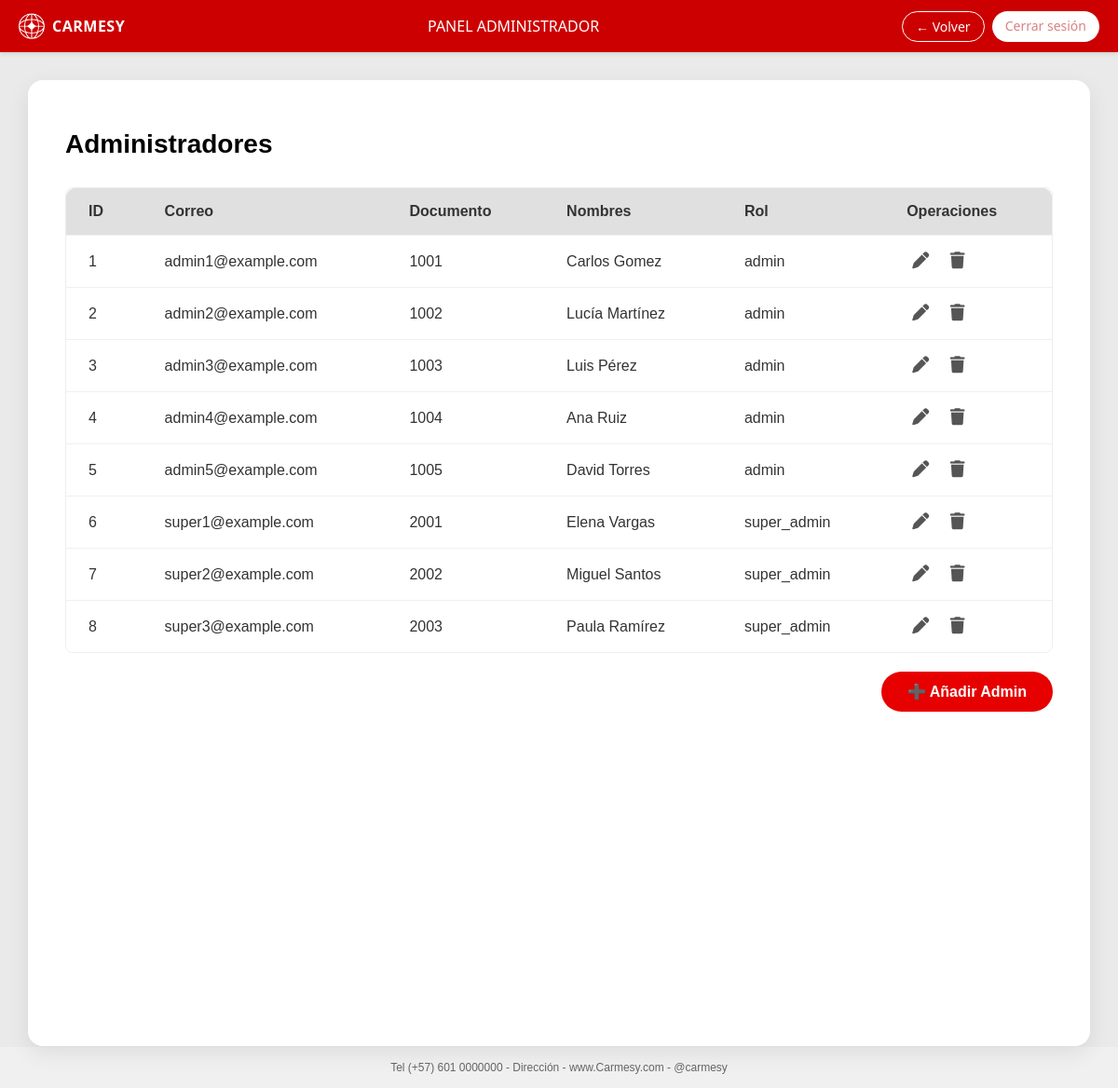
/index.php?controller=admin&action=inicio (signed in), run on the app's committed database.
### tables this page shows
CREATE TABLE usuarios_admin (
    id_admin INT PRIMARY KEY AUTO_INCREMENT,
    correo VARCHAR(100) NOT NULL UNIQUE,
    numero_documento VARCHAR(20) NOT NULL,
    tipo_documento_id INT NOT NULL,
    nombres VARCHAR(100) NOT NULL,
    apellidos VARCHAR(100) NOT NULL,
    direccion VARCHAR(150),
    telefono VARCHAR(20),
    contrasena VARCHAR(255) NOT NULL,
    rol ENUM('admin', 'super_admin') NOT NULL,
    estado_id INT DEFAULT 1,
    FOREIGN KEY (tipo_documento_id) REFERENCES tipo_documento(id),
    FOREIGN KEY (estado_id) REFERENCES estado(id)
);

### controllers/AdminController.php (called while the page is built, shortened)
<?php
class AdminController
{
    private Admin $modelo;
    public function __construct(PDO $db)
    {
        $this->db = $db;
        $this->modelo = new Admin($this->db);
    }
    public function inicio(): void
    {
        $this->listarAdmins();
    }
    public function listarAdmins(): void
    {
        $admins = $this->modelo->obtenerAdmins();
        include BASE_PATH . '/views/admin.php';
    }
}

### models/Admin.php (called while the page is built, shortened)
<?php
class Admin
{
    private PDO $db;
    public function __construct(PDO $db)
    {
        $this->db = $db;
    }
    public function obtenerAdmins(): array
    {
        $stmt = $this->db->query("SELECT * FROM usuarios_admin");
        return $stmt->fetchAll(PDO::FETCH_ASSOC);
    }
}

### views/admin.php (the view, shortened to what this page needs)
<!DOCTYPE html>
<html lang="es">
<head>
  <link rel="stylesheet" href="../public/css/radicar_solicitudes.css">
  <link rel="stylesheet" href="../public/css/principal.css">
  <link rel="stylesheet" href="../public/css/admin.css">
  <link rel="stylesheet" href="../public/css/modal_admin.css">
  <link rel="stylesheet" href="https://cdnjs.cloudflare.com/ajax/libs/font-awesome/6.4.0/css/all.min.css">
</head>
<body>
<header class="encabezado">
  <div class="encabezado__logo">
    <img src="../public/img/logo.png" alt="Logo">
    <span class="marca">CARMESY</span>
  </div>
  <div class="encabezado__titulo">PANEL ADMINISTRADOR</div>
  <div class="encabezado__acciones">
    <a href="index.php?controller=tickets&action=inicio" class="btn-header secondary">← Volver</a>
    <a href="index.php?controller=InicioSesion&action=logout" class="btn-header">Cerrar sesión</a>
  </div>
</header>
<div class="admin-panel">
  <h2>Administradores</h2>
  <div class="admin-table-container">
    <table class="styled-table">
      <thead>
        <tr>
          <th>ID</th>
          <th>Correo</th>
          <th>Documento</th>
          <th>Nombres</th>
          <th>Rol</th>
          <th>Operaciones</th>
        </tr>
      </thead>
      <tbody>
        <?php foreach ($admins as $admin): ?>
          <tr>
            <td><?= htmlspecialchars($admin['id_admin']) ?></td>
            <td><?= htmlspecialchars($admin['correo']) ?></td>
            <td><?= htmlspecialchars($admin['numero_documento']) ?></td>
            <td><?= htmlspecialchars($admin['nombres'] . ' ' . $admin['apellidos']) ?></td>
            <td><?= htmlspecialchars($admin['rol']) ?></td>
            <td>
              <button class="icon-btn edit" title="Editar"
                data-id="<?= $admin['id_admin'] ?>"
                data-nombres="<?= htmlspecialchars($admin['nombres']) ?>"
                data-apellidos="<?= htmlspecialchars($admin['apellidos']) ?>"
                data-correo="<?= htmlspecialchars($admin['correo']) ?>"
                data-numero_documento="<?= htmlspecialchars($admin['numero_documento']) ?>"
                data-tipo_documento="<?= htmlspecialchars($admin['tipo_documento_id']) ?>"
                data-telefono="<?= htmlspecialchars($admin['telefono']) ?>"
                data-direccion="<?= htmlspecialchars($admin['direccion']) ?>"
                data-rol="<?= htmlspecialchars($admin['rol']) ?>"
                onclick="editarAdmin(this)">
                <i class="fas fa-pen"></i>
              </button>
              <button class="icon-btn delete" title="Eliminar"
                data-id="<?= $admin['id_admin'] ?>"
                onclick="confirmarEliminacion(this)">
                <i class="fas fa-trash"></i>
              </button>
            </td>
          </tr>
        <?php endforeach; ?>
      </tbody>
    </table>
  </div>
  <div class="admin-modal-footer">
    <button class="admin-btn-add" id="openModalBtn">➕ Añadir Admin</button>
  </div>
</div>
<footer class="pie-pagina">
  Tel (+57) 601 0000000 - Dirección - www.Carmesy.com - @carmesy
</footer>
</body>
</html>

### public/css/principal.css (style rules this page uses)
* { box-sizing: border-box; }
body { margin: 0; font-family: Arial, sans-serif; background-color: #eaeaea; display: flex; flex-direction: column; min-height: 100vh; }
.encabezado { background-color: #c00; color: white; height: 56px; display: flex; align-items: center; justify-content: space-between; padding: 0 20px; box-shadow: 0 2px 4px rgba(0,0,0,0.1); font-family: 'Segoe UI', sans-serif; }
.encabezado__logo { display: flex; align-items: center; gap: 8px; font-weight: 600; font-size: 16px; }
.encabezado__logo img { width: 28px; height: 28px; }
.marca { letter-spacing: 0.5px; }
.encabezado__titulo { font-size: 16px; font-weight: 500; color: white; flex: 1; text-align: center; margin-right: auto; }
.encabezado__acciones { display: flex; gap: 8px; }
.btn-header { background-color: #fff; color: rgb(219, 130, 130); border: none; padding: 6px 14px; border-radius: 20px; font-size: 14px; font-weight: 500; text-decoration: none; transition: background-color 0.3s, transform 0.2s ease; cursor: pointer; }
.btn-header.secondary { background-color: transparent; border: 1px solid white; color: white; }
.pie-pagina { text-align: center; font-size: 12px; color: #666; padding: 15px 10px; background-color: #f0f0f0; margin-top: auto; }

### public/css/admin.css (style rules this page uses)
.admin-panel { width: 95%; max-width: 1400px; background: #fff; padding: 30px 40px 20px 40px; border-radius: 16px; box-shadow: 0 8px 24px rgba(0, 0, 0, 0.08); text-align: left; margin: 30px auto 1px auto; position: relative; flex: 1; }
.admin-panel h2 { font-size: 28px; margin-bottom: 30px; display: flex; align-items: center; gap: 10px; }
.admin-table-container { max-height: 500px; overflow-y: auto; border-radius: 8px; border: 1px solid #eee; background: white; margin-bottom: 20px; }
.styled-table { width: 100%; border-collapse: collapse; border-radius: 10px; overflow: hidden; background: white; box-shadow: 0 2px 8px rgba(0, 0, 0, 0.05); }
.styled-table thead { background-color: #e0e0e0; font-weight: bold; }
.styled-table thead th { position: sticky; top: 0; background-color: #e0e0e0; z-index: 1; }
.styled-table th, .styled-table td { padding: 16px 24px; text-align: left; font-size: 16px; color: #333; border-bottom: 1px solid #f0f0f0; }
.icon-btn { background: none; border: none; font-size: 18px; cursor: pointer; margin-right: 6px; color: #555; }
.admin-modal-footer { display: flex; justify-content: flex-end; }
.admin-btn-add { background-color: #e60000; color: white; border: none; padding: 12px 28px; font-size: 16px; border-radius: 24px; font-weight: bold; cursor: pointer; transition: background-color 0.3s ease; }

### data on the page
usuarios_admin: id_admin "1", correo "admin1@example.com", numero_documento "1001", nombres+apellidos "Carlos Gomez", rol "admin"
usuarios_admin: id_admin "2", correo "admin2@example.com", numero_documento "1002", nombres+apellidos "Lucía Martínez", rol "admin"
usuarios_admin: id_admin "3", correo "admin3@example.com", numero_documento "1003", nombres+apellidos "Luis Pérez", rol "admin"
usuarios_admin: id_admin "4", correo "admin4@example.com", numero_documento "1004", nombres+apellidos "Ana Ruiz", rol "admin"
usuarios_admin: id_admin "5", correo "admin5@example.com", numero_documento "1005", nombres+apellidos "David Torres", rol "admin"
usuarios_admin: id_admin "6", correo "super1@example.com", numero_documento "2001", nombres+apellidos "Elena Vargas", rol "super_admin"
usuarios_admin: id_admin "7", correo "super2@example.com", numero_documento "2002", nombres+apellidos "Miguel Santos", rol "super_admin"
usuarios_admin: id_admin "8", correo "super3@example.com", numero_documento "2003", nombres+apellidos "Paula Ramírez", rol "super_admin"
